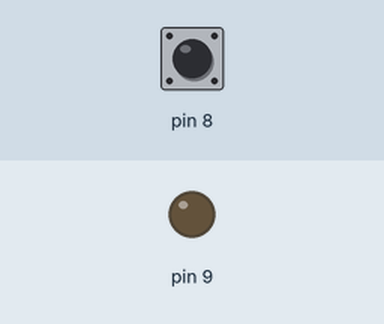
Recording of a sketch running on a simulated Arduino Uno, built with avr-gcc and run on an emulated ATmega328P. Parts: output pins drawn as LEDs (lit = HIGH). Inputs (shaded band) come from the test bench; at power-on: pin 8 HIGH.

Above: at 1.2 s.
1.3 s: pin 8 pulled LOW for 1 s
At 1.47 s:
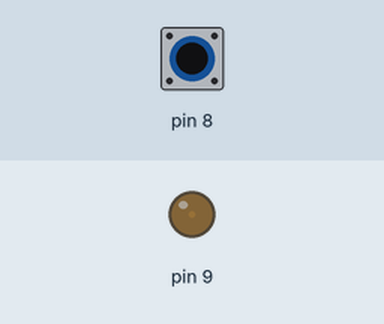
4.3 s: pin 8 pulled LOW for 3.2 s
At 5.97 s:
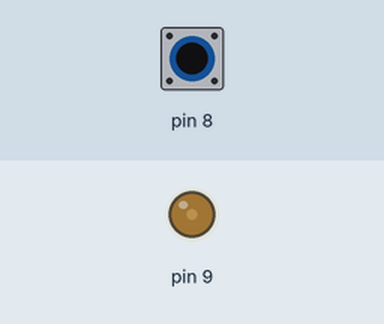
At 7.47 s:
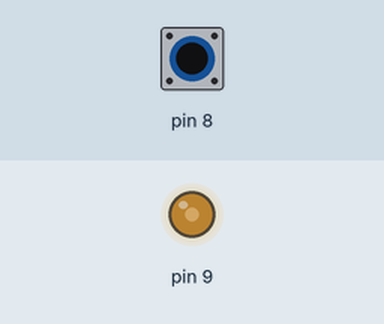
9.0 s: pin 8 pulled LOW for 3.2 s
13.7 s: pin 8 pulled LOW for 3.2 s
Timing chart, 0 to 19.7 s (numbered marks = the images above; inputs shaded):
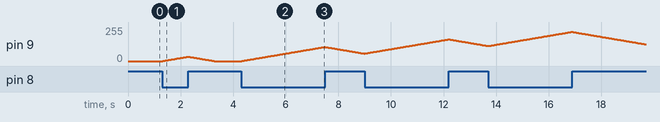

The sketch:

19.ino
```cpp
int tiltState = 0;
int brightlevel = 0;

void setup()
{
    // put your setup code here, to run once:
    Serial.begin(9600);
    pinMode(9, OUTPUT);
    pinMode(8, INPUT);
    digitalWrite(8, HIGH);
}

void loop()
{
    // put your main code here, to run repeatedly:
    tiltState = digitalRead(8);

    if(tiltState == LOW && brightlevel < 255)
    {
        brightlevel++;
    }
    if(tiltState == HIGH && brightlevel > 0)
    {
        brightlevel--;
    }

    analogWrite(9, brightlevel);
    delay(30);
}
```

Measured:
- after the input at 1.3 s, pin 9: rises from 0/255 to 33/255 in 0.96 s, then falls to 0/255 in 0.99 s
- after the input at 4.3 s, pin 9: rises from 0/255 to 106/255 in 3.2 s, then falls to 56/255 in 1.5 s
